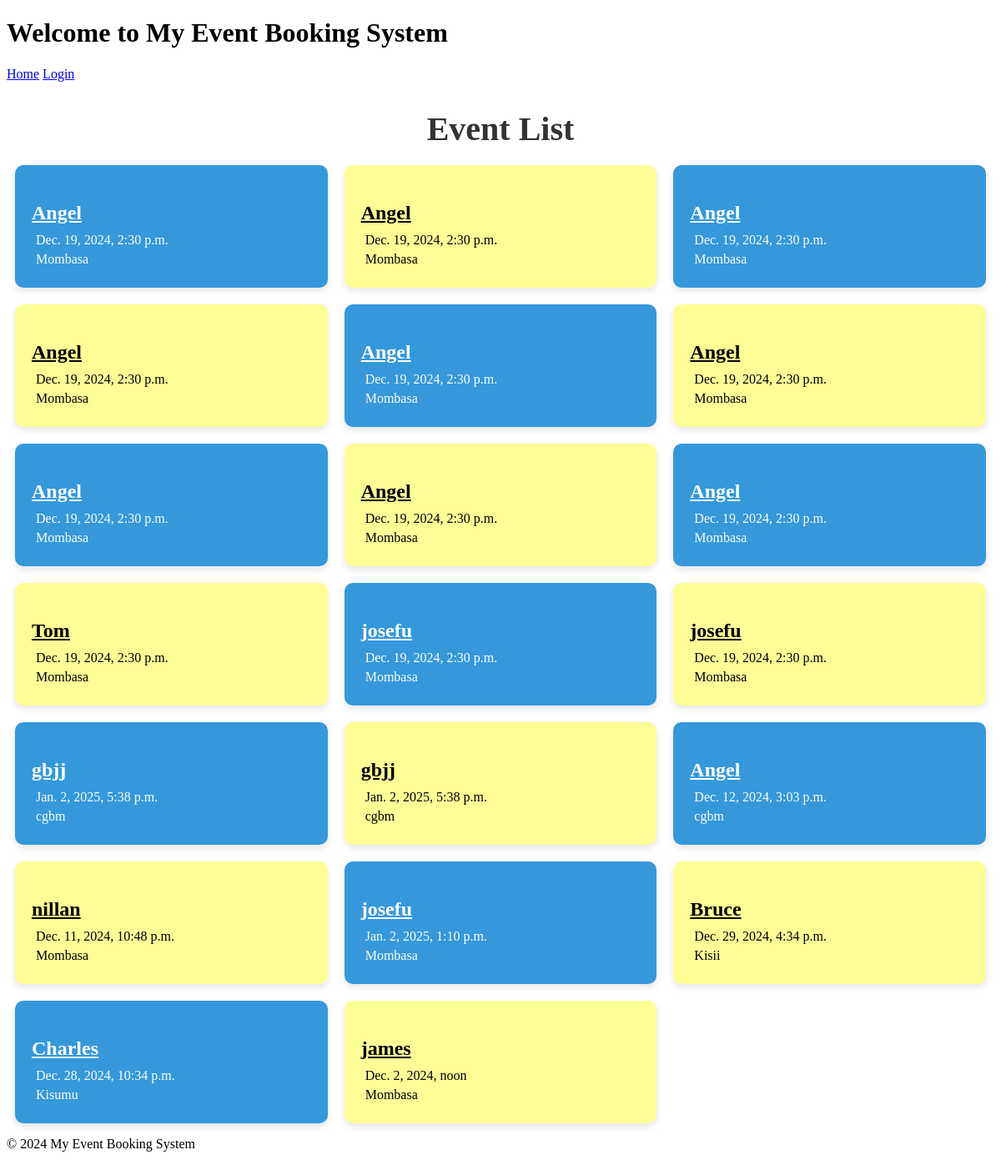
Screenshot of /events/ with the database file from the repository.
### myapp/models.py (models this page shows, shortened)
class Event(models.Model):
    STATUS_CHOICES = [
        ('upcoming', 'Upcoming'),
        ('ongoing', 'Ongoing'),
        ('past', 'Past'),
    ]
    name = models.CharField(max_length=255)
    description = models.TextField()
    date = models.DateTimeField()
    location = models.CharField(max_length=255)
    image = models.ImageField(upload_to='event_images/')
    status = models.CharField(max_length=10, choices=STATUS_CHOICES, default='upcoming')

### myapp/views.py (the view)
# urls.py: path('events/', views.event_list, name='event_list'),
def event_list(request):
    events = Event.objects.all()  # Fetch all events
    context = {'events': events}
    return render(request, 'accounts/event_list.html', context)

### myapp/templates/accounts/event_list.html (shortened to what this page needs)
{% extends 'base.html' %}
{% block content %}
<h2 class="page-title">Event List</h2>
<div class="event-list">
    {% for event in events %}
        <div class="event-card {% cycle 'blue-card' 'yellow-card' %}">
            <h3 class="event-title">
                <a href="{% url 'create_booking' %}">{{ event.name }}</a>
            </h3>
            <p class="event-date"> {{ event.date }}</p>
            <p class="event-location"> {{ event.location }}</p>
        </div>
    {% empty %}
        <p class="no-events">No events available.</p>
    {% endfor %}
</div>
{% endblock %}

### myapp/templates/accounts/event_list.html (style rules this page uses)
.page-title { text-align: center; font-size: 2.5rem; margin-bottom: 20px; color: #333; }
.event-list { display: grid; grid-template-columns: repeat(auto-fit, minmax(300px, 1fr)); gap: 20px; padding: 0 10px; }
.event-card { border: none; border-radius: 10px; box-shadow: 0 4px 8px rgba(0, 0, 0, 0.1); padding: 20px; transition: transform 0.3s ease, box-shadow 0.3s ease; }
.blue-card { background-color: #3498db; color: white; }
.blue-card a { color: white; }
.yellow-card { background-color: #fdfd96; color: black; }
.yellow-card a { color: black; }
.event-title { font-size: 1.5rem; margin-bottom: 10px; }
.event-date, .event-location { font-size: 1rem; margin: 5px 0; }

### rows the page displays
Event: name "Angel", date "Dec. 19, 2024, 2:30 p.m.", location "Mombasa"
Event: name "Angel", date "Dec. 19, 2024, 2:30 p.m.", location "Mombasa"
Event: name "Angel", date "Dec. 19, 2024, 2:30 p.m.", location "Mombasa"
Event: name "Angel", date "Dec. 19, 2024, 2:30 p.m.", location "Mombasa"
Event: name "Angel", date "Dec. 19, 2024, 2:30 p.m.", location "Mombasa"
Event: name "Angel", date "Dec. 19, 2024, 2:30 p.m.", location "Mombasa"
Event: name "Angel", date "Dec. 19, 2024, 2:30 p.m.", location "Mombasa"
Event: name "Angel", date "Dec. 19, 2024, 2:30 p.m.", location "Mombasa"
Event: name "Angel", date "Dec. 19, 2024, 2:30 p.m.", location "Mombasa"
Event: name "Tom", date "Dec. 19, 2024, 2:30 p.m.", location "Mombasa"
Event: name "josefu", date "Dec. 19, 2024, 2:30 p.m.", location "Mombasa"
Event: name "josefu", date "Dec. 19, 2024, 2:30 p.m.", location "Mombasa"
Event: name "gbjj", date "Jan. 2, 2025, 5:38 p.m.", location "cgbm"
Event: name "gbjj", date "Jan. 2, 2025, 5:38 p.m.", location "cgbm"
Event: name "Angel", date "Dec. 12, 2024, 3:03 p.m.", location "cgbm"
Event: name "nillan", date "Dec. 11, 2024, 10:48 p.m.", location "Mombasa"
Event: name "josefu", date "Jan. 2, 2025, 1:10 p.m.", location "Mombasa"
Event: name "Bruce", date "Dec. 29, 2024, 4:34 p.m.", location "Kisii"
Event: name "Charles", date "Dec. 28, 2024, 10:34 p.m.", location "Kisumu"
Event: name "james", date "Dec. 2, 2024, noon", location "Mombasa"
